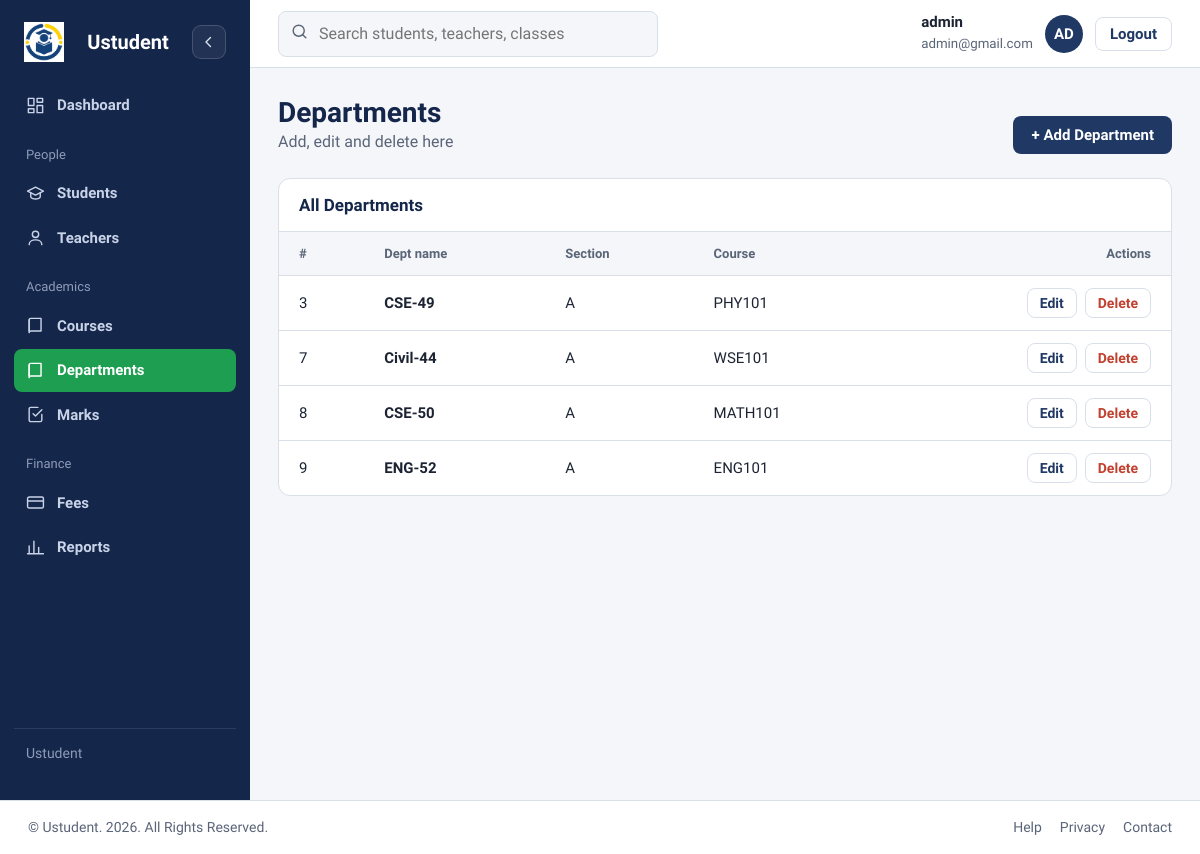
The app's page /admin/dept.php (signed in) with its own data.
### tables this page shows
CREATE TABLE `classes` (
  `id` int UNSIGNED NOT NULL,
  `class_name` varchar(50) NOT NULL,
  `section` varchar(10) NOT NULL,
  `course_id` int UNSIGNED NOT NULL,
  `created_at` timestamp NULL DEFAULT CURRENT_TIMESTAMP
);

CREATE TABLE `courses` (
  `id` int UNSIGNED NOT NULL,
  `course_name` varchar(100) NOT NULL,
  `description` text
);

### admin/dept.php (the view, shortened to what this page needs)
<?php
include '../database/dbconfig.php';
$result = $conn->query("SELECT classes.*, courses.course_name
                        FROM classes
                        INNER JOIN courses ON classes.course_id=courses.id
                        ORDER BY classes.id ASC");
?>
<!DOCTYPE html>
<html lang="en">
<head>
<?php include '../includes/admin_dashboard_css.php'; ?>
<link rel="stylesheet" href="../assets/css/courses.css">
</head>
<body>
<div class="app">
    <?php include '../includes/sidebar.php'; ?>
    <div class="main">
        <?php include '../includes/topbar.php'; ?>
        <main class="content">
            <div class="head">
                <div>
                    <h1>Departments</h1>
                    <p>Add, edit and delete here</p>
                </div>
                <a href="dept.php?action=add" class="btn">+ Add Department</a>
            </div>
            <section class="card">
                <h2>All Departments</h2>
                <table>
                    <thead>
                        <tr>
                            <th>#</th>
                            <th>Dept name</th>
                            <th>Section</th>
                            <th>Course</th>
                            <th class="num">Actions</th>
                        </tr>
                    </thead>
                    <tbody>
                    <?php if ($result && $result->num_rows > 0) { ?>
                        <?php while ($row = $result->fetch_assoc()) { ?>
                            <tr>
                                <td><?php echo $row['id']; ?></td>
                                <td><b><?php echo htmlspecialchars($row['class_name'], ENT_QUOTES, 'UTF-8'); ?></b></td>
                                <td><?php echo htmlspecialchars($row['section'], ENT_QUOTES, 'UTF-8'); ?></td>
                                <td><?php echo htmlspecialchars($row['course_name'], ENT_QUOTES, 'UTF-8'); ?></td>
                                <td>
                                    <div class="row-actions">
                                        <a class="small-btn" href="dept.php?action=edit&id=<?php echo $row['id']; ?>">Edit</a>
                                        <form method="post" onsubmit="return confirm('Delete this class?');">
                                            <button type="submit" name="delete_class" class="small-btn danger">Delete</button>
                                        </form>
                                    </div>
                                </td>
                            </tr>
                        <?php } ?>
                    <?php } else { ?>
                        <tr>
                            <td colspan="5" class="empty">No Dept found.</td>
                        </tr>
                    <?php } ?>
                    </tbody>
                </table>
            </section>
        </main>
    </div>
</div>
<?php include '../includes/footer.php'; ?>
</body>
</html>

### includes/admin_dashboard_css.php
<link rel="stylesheet" href="../assets/css/admin_dashboard.css">

### includes/sidebar.php (shortened to what this page needs)
<?php $currentSidebarPage = basename($_SERVER['PHP_SELF']); ?>
<aside class="side" id="admin-sidebar">
  <div class="logo">
    <img src="../assets/images/logo.jpg" alt="logo">
    <span class="brand-name">Ustudent</span>
    <button class="sidebar-toggle" type="button" aria-controls="admin-sidebar" aria-label="Collapse sidebar" aria-expanded="true" title="Collapse sidebar">
      <svg viewBox="0 0 24 24" aria-hidden="true"><path d="M14 6l-6 6 6 6"/></svg>
    </button>
  </div>
  <nav aria-label="Main">
    <a class="<?php echo $currentSidebarPage === 'dashboard_admin.php' ? 'on' : ''; ?>" href="dashboard_admin.php" title="Dashboard"><svg viewBox="0 0 24 24"><rect x="3" y="3" width="7" height="9"/><rect x="14" y="3" width="7" height="5"/><rect x="14" y="12" width="7" height="9"/><rect x="3" y="16" width="7" height="5"/></svg><span class="nav-label">Dashboard</span></a>
    <div class="group">People</div>
    <a class="<?php echo $currentSidebarPage === 'student.php' ? 'on' : ''; ?>" href="student.php" title="Students"><svg viewBox="0 0 24 24"><path d="M2 9l10-5 10 5-10 5z"/><path d="M6 11v5c0 1.5 3 3 6 3s6-1.500 6-3v-5"/></svg><span class="nav-label">Students</span></a>
    <a class="<?php echo $currentSidebarPage === 'teacher.php' ? 'on' : ''; ?>" href="teacher.php" title="Teachers"><svg viewBox="0 0 24 24"><circle cx="12" cy="8" r="4"/><path d="M4 21c0-4 4-6 8-6s8 2 8 6"/></svg><span class="nav-label">Teachers</span></a>
    <div class="group">Academics</div>
    <a class="<?php echo $currentSidebarPage === 'courses.php' ? 'on' : ''; ?>" href="courses.php" title="Courses"><svg viewBox="0 0 24 24"><path d="M4 5a2 2 0 012-2h13v16H6a2 2 0 00-2 2z"/><path d="M4 19V5"/></svg><span class="nav-label">Courses</span></a>
    <a class="<?php echo $currentSidebarPage === 'dept.php' ? 'on' : ''; ?>" href="dept.php" title="Department"><svg viewBox="0 0 24 24"><path d="M4 5a2 2 0 012-2h13v16H6a2 2 0 00-2 2z"/><path d="M4 19V5"/></svg><span class="nav-label">Departments</span></a>
    <a class="<?php echo $currentSidebarPage === 'marks.php' ? 'on' : ''; ?>" href="marks.php" title="Marks"><svg viewBox="0 0 24 24"><path d="M9 11l3 3 8-8"/><path d="M20 12v7a2 2 0 01-2 2H6a2 2 0 01-2-2V5a2 2 0 012-2h9"/></svg><span class="nav-label">Marks</span></a>
    <div class="group">Finance</div>
    <a class="<?php echo $currentSidebarPage === 'fees.php' ? 'on' : ''; ?>" href="fees.php" title="Fees"><svg viewBox="0 0 24 24"><rect x="2" y="5" width="20" height="14" rx="2"/><path d="M2 10h20"/></svg><span class="nav-label">Fees</span></a>
    <a class="<?php echo $currentSidebarPage === 'reports.php' ? 'on' : ''; ?>" href="reports.php" title="Reports"><svg viewBox="0 0 24 24"><path d="M4 20V10M10 20V4M16 20v-8M22 20H2"/></svg><span class="nav-label">Reports</span></a>
  </nav>
  <div class="foot"><span>Ustudent</span></div>
</aside>

### includes/topbar.php
<header class="top">
      <div class="search">
        <svg viewBox="0 0 24 24"><circle cx="11" cy="11" r="7"/><path d="M20 20l-4-4"/></svg>
        <input type="search" placeholder="Search students, teachers, classes" aria-label="Search">
      </div>
      <div class="me">
        <div><b><?php echo $_SESSION['name']; ?></b><small><?php echo $_SESSION['email']; ?></small></div>
        <span class="av"><?php echo strtoupper(substr($_SESSION['name'], 0,2)) ?></span>
        <button class="logout" type="button"> <a href="../login.php">Logout</a></button>
      </div>
    </header>

### includes/footer.php
<footer class="site-footer">
  <span>&copy; Ustudent. 2026.  All Rights Reserved.</span>
  <nav aria-label="Footer">
    <a href="#">Help</a>
    <a href="#">Privacy</a>
    <a href="#">Contact</a>
  </nav>
</footer>

### assets/css/admin_dashboard.css (style rules this page uses)
.content { padding:28px;max-width:1200px;width:100% }
.head { display:flex;justify-content:space-between;align-items:flex-end;gap:16px;flex-wrap:wrap;margin-bottom:24px }
.head h1 { font-size:28px }
.head p { color:var(--muted);margin:0 }
.card { background:var(--white);border:1px solid var(--line);border-radius:12px;overflow:hidden }
.card > h2 { font-size:17px;padding:16px 20px;border-bottom:1px solid var(--line);display:flex;justify-content:space-between;align-items:center }
table { width:100%;border-collapse:collapse }
th,td { padding:12px 20px;text-align:left;border-bottom:1px solid var(--line);font-size:15px }
tr:last-child td { border-bottom:0 }
th { font-size:13px;color:var(--muted);font-weight:600;background:var(--paper) }
.num { text-align:right }
:root { --navy:#1f3864; --navy-deep:#14264a; --green:#1e9e50; --green-soft:#e4f4ea; --gold:#d8b32a; --gold-soft:#fbf3d3; --red:#c2402f; --red-soft:#fbe6e2; --blue-soft:#e6edf8; --ink:#1c2433; --muted:#5a6578; --line:#d9dfe9; --paper:#f4f6fa; --white:#fff; --head:"Bricolage Grotesque","Segoe UI",Arial,sans-serif; --body:"Source Sans 3","Segoe UI",Arial,sans-serif; }
* { box-sizing:border-box }
body { margin:0;font:400 16px/1.5 var(--body);color:var(--ink);background:var(--paper) }
h1,h2,h3 { font-family:var(--head);margin:0;line-height:1.2;color:var(--navy-deep) }
a { color:inherit;text-decoration:none }
.app { display:grid;grid-template-columns:250px minmax(0,1fr);min-height:100vh;transition:grid-template-columns .22s ease }
.main { min-width:0;display:flex;flex-direction:column;min-height:100vh }
.main > .content { flex:1 }
.btn { display:inline-block;background:var(--navy);color:var(--white);padding:10px 18px;border-radius:8px;border:0;cursor:pointer;font:600 15px var(--body) }
.side { background:var(--navy-deep);color:#c9d3e8;padding:22px 14px;position:sticky;top:0;height:100vh;display:flex;flex-direction:column }
.logo { display:flex;align-items:center;gap:12px;padding:0 10px 22px;font:700 18px var(--head);color:var(--white) }
.side nav { display:grid;gap:2px }
.side nav .group { font-size:13px;color:#8d9bb8;padding:16px 12px 6px }
.side nav a { display:flex;align-items:center;gap:12px;padding:10px 12px;border-radius:8px;font-weight:600;font-size:15px }
.side nav a.on { background:var(--green);color:var(--white) }
.side svg { width:19px;height:19px;flex:none;stroke:currentColor;fill:none;stroke-width:1.8;stroke-linecap:round;stroke-linejoin:round }
.side .foot { margin-top:auto;padding:14px 12px;font-size:14px;color:#8d9bb8;border-top:1px solid rgba(255,255,255,.1) }
.top { background:var(--white);border-bottom:1px solid var(--line);height:68px;padding:0 28px;display:flex;align-items:center;justify-content:space-between;gap:16px }
.search { flex:1;max-width:380px;position:relative }
.search input { width:100%;padding:10px 14px 10px 40px;border:1.5px solid var(--line);border-radius:8px;font:inherit;background:var(--paper) }
.search svg { position:absolute;left:12px;top:11px;width:19px;height:19px;stroke:var(--muted);fill:none;stroke-width:1.8;stroke-linecap:round }
.me { display:flex;align-items:center;gap:12px }
.me .av { width:38px;height:38px;border-radius:50%;background:var(--navy);color:var(--white);display:grid;place-items:center;font:700 15px var(--head) }
.me b { display:block;font-size:15px;line-height:1.2 }
.me small { color:var(--muted) }
.logout { border:1.5px solid var(--line);border-radius:8px;padding:7px 14px;font:600 15px var(--body);background:var(--white);cursor:pointer;color:var(--navy) }
.logo { display: flex; align-items: center; justify-content: space-between; gap: 10px; font-size: 20px; font-weight: 700; color: #fff; }
.logo img { width: 40px; height: 40px; object-fit: contain; display: block; }
.sidebar-toggle { width: 34px; height: 34px; display: grid; place-items: center; flex: none; border: 1px solid rgba(255,255,255,.16); border-radius: 9px; color: #dce5f5; background: rgba(255,255,255,.06); cursor: pointer; transition: background .2s ease, transform .2s ease; }
.sidebar-toggle svg { width: 18px; height: 18px; transition: transform .2s ease; }
.site-footer { background:var(--white);border-top:1px solid var(--line);padding:16px 28px;display:flex;justify-content:space-between;gap:12px;flex-wrap:wrap;color:var(--muted);font-size:14px }
.site-footer nav { display:flex;gap:18px }

### records on screen
classes: id "3", class_name "CSE-49", section "A", course.course_name "PHY101"
classes: id "7", class_name "Civil-44", section "A", course.course_name "WSE101"
classes: id "8", class_name "CSE-50", section "A", course.course_name "MATH101"
classes: id "9", class_name "ENG-52", section "A", course.course_name "ENG101"

### other values on screen
$_SESSION['name'] "admin"
$_SESSION['email'] "admin@gmail.com"
substr($_SESSION['name'], 0,2) "AD"
